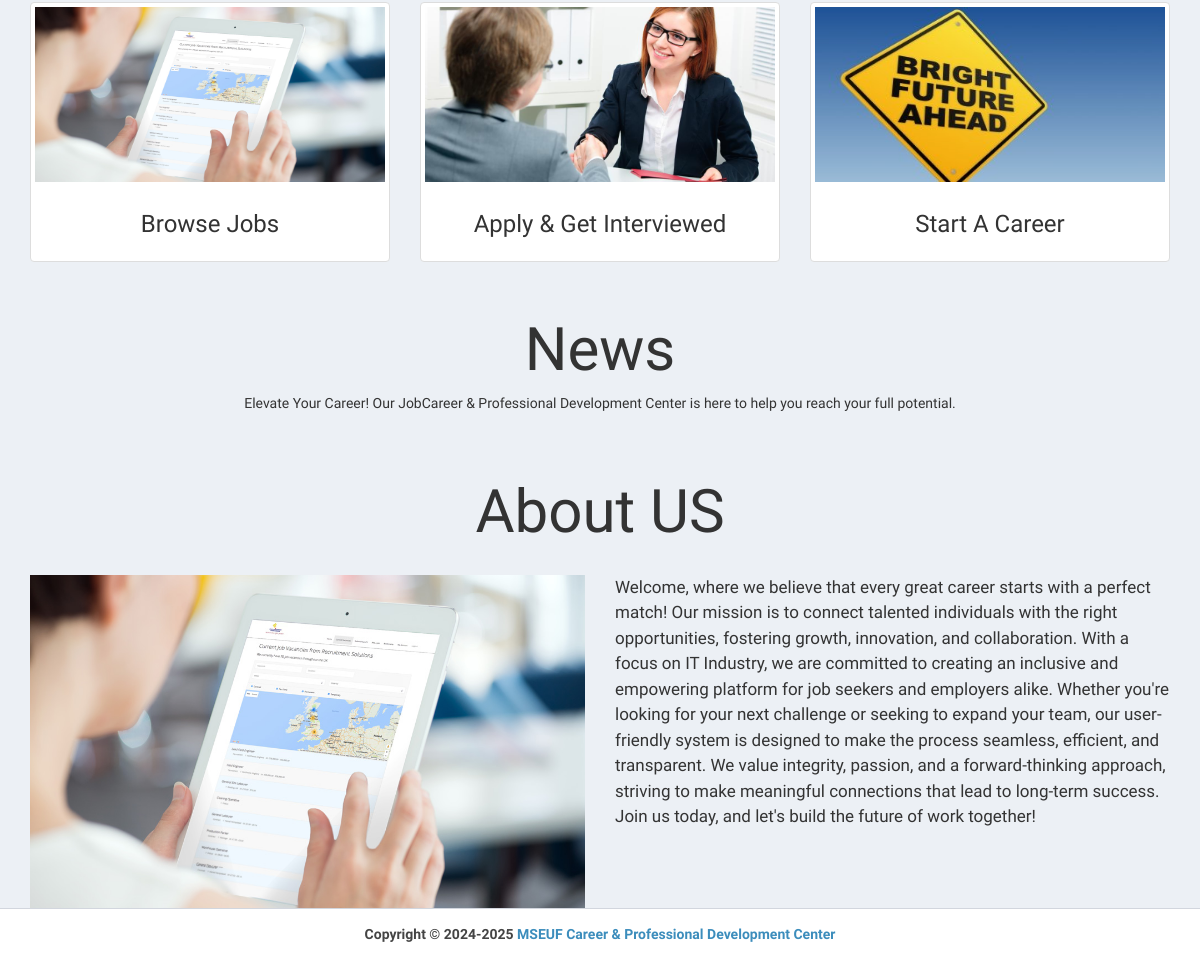
Before: / (lower part) with the older database file.
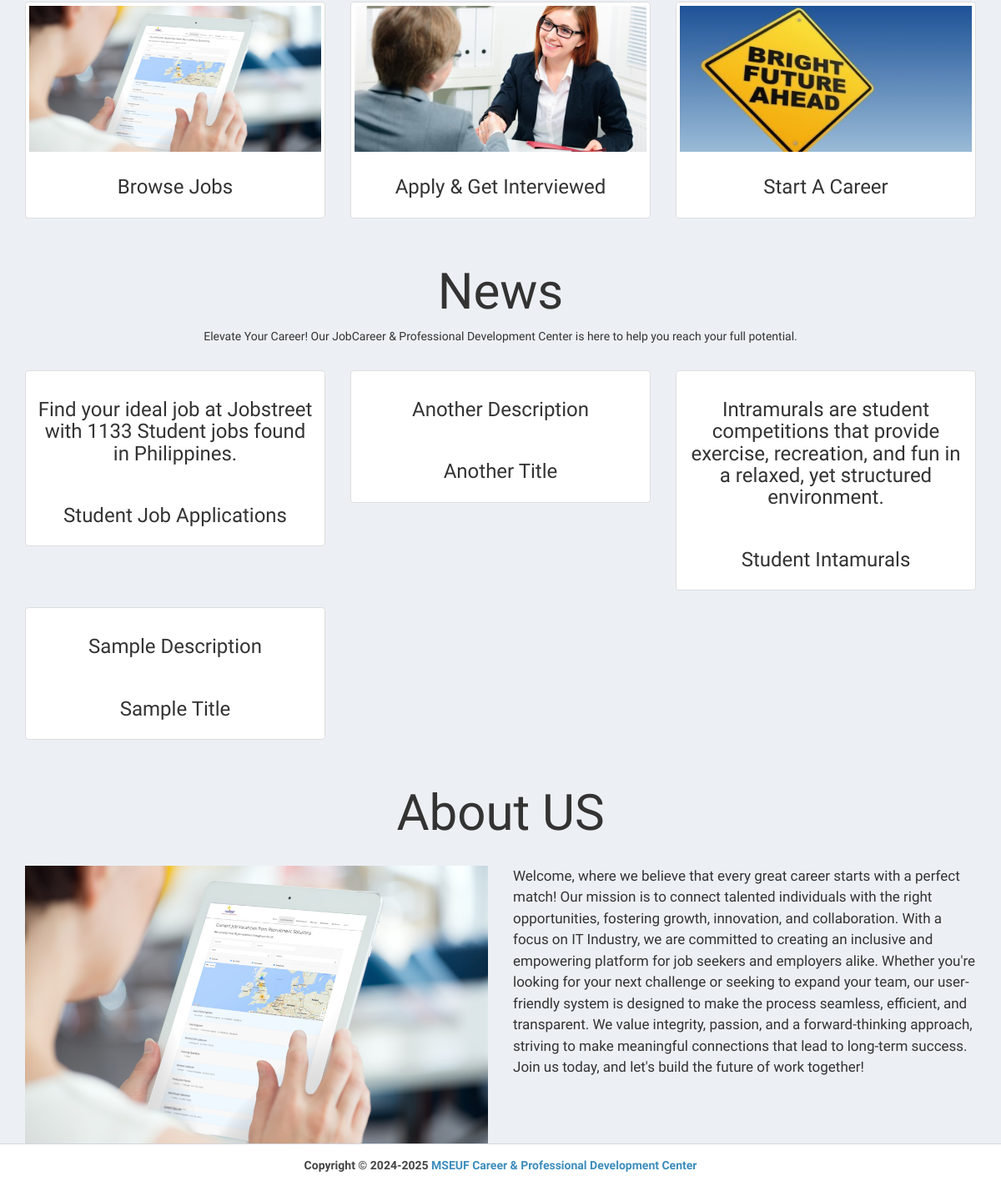
After: the same page with the newer database file.
### tables this page shows
CREATE TABLE `news` (
  `id` int(11) NOT NULL,
  `description` varchar(255) DEFAULT NULL,
  `title` varchar(255) DEFAULT NULL,
  `datecreated` timestamp NOT NULL DEFAULT current_timestamp()
);

### index.php (the view, shortened to what this page needs)
<?php
require_once("db.php");
?>
<!DOCTYPE html>
<html>
<head>
  <link rel="stylesheet" href="https://cdnjs.cloudflare.com/ajax/libs/twitter-bootstrap/3.3.7/css/bootstrap.min.css">
  <link rel="stylesheet" href="https://cdnjs.cloudflare.com/ajax/libs/font-awesome/4.7.0/css/font-awesome.min.css">
  <link rel="stylesheet" href="https://cdnjs.cloudflare.com/ajax/libs/ionicons/2.0.1/css/ionicons.min.css">
  <link rel="stylesheet" href="css/AdminLTE.min.css">
  <link rel="stylesheet" href="css/_all-skins.min.css">
  <link rel="stylesheet" href="css/customs.css">
</head>
<body class="hold-transition sidebar-mini">
<div class="wrapper">
  <div class="content-wrapper" style="margin-left: 0px;">
    <section id="candidates" class="content-header">
      <div class="container">
        <div class="row">
          <div class="col-sm-4 col-md-4">
            <div class="thumbnail candidate-img">
              <img src="img/browse.jpg" alt="Browse Jobs">
              <div class="caption">
                <h3 class="text-center">Browse Jobs</h3>
              </div>
            </div>
          </div>
          <div class="col-sm-4 col-md-4">
            <div class="thumbnail candidate-img">
              <img src="img/interviewed.jpeg" alt="Apply & Get Interviewed">
              <div class="caption">
                <h3 class="text-center">Apply & Get Interviewed</h3>
              </div>
            </div>
          </div>
          <div class="col-sm-4 col-md-4">
            <div class="thumbnail candidate-img">
              <img src="img/career.jpg" alt="Start A Career">
              <div class="caption">
                <h3 class="text-center">Start A Career</h3>
              </div>
            </div>
          </div>
        </div>
      </div>
    </section>
    <section id="company" class="content-header">
      <div class="container">
        <div class="row">
          <div class="col-md-12 text-center latest-job margin-bottom-20">
            <h1>News</h1>
            <p>Elevate Your Career! Our JobCareer & Professional Development Center is here to help you reach your full potential.</p>
          </div>
        </div>
        <div class="row">
        <?php
          $sql = "SELECT * FROM news Order By Rand() Limit 6";
          $result = $conn->query($sql);
          if($result->num_rows > 0) {
            while($row = $result->fetch_assoc())
            {
             ?>
          <div class="col-sm-4 col-md-4">
            <div class="thumbnail company-img">
              <div class="caption">
                <h3 class="text-center"><?php echo $row['description']; ?></h3>
              </div>
              <div class="caption">
                <h3 class="text-center"><?php echo $row['title']; ?></h3>
              </div>
            </div>
          </div>
          <?php
            }
            }
          ?>
        </div>
      </div>
    </section>
    <section id="about" class="content-header">
      <div class="container">
        <div class="row">
          <div class="col-md-12 text-center latest-job margin-bottom-20">
            <h1>About US</h1>
          </div>
        </div>
        <div class="row">
          <div class="col-md-6">
            <img src="img/browse.jpg" class="img-responsive">
          </div>
          <div class="col-md-6 about-text margin-bottom-20">
            <p>
            Welcome, where we believe that every great career starts with a perfect match! Our mission is to connect talented individuals with the right opportunities, fostering growth, innovation, and collaboration.
With a focus on IT Industry, we are committed to creating an inclusive and empowering platform for job seekers and employers alike. Whether you're looking for your next challenge or seeking to expand your team, our user-friendly system is designed to make the process seamless, efficient, and transparent.
We value integrity, passion, and a forward-thinking approach, striving to make meaningful connections that lead to long-term success. Join us today, and let's build the future of work together!
            </p>
          </div>
        </div>
      </div>
    </section>
  </div>
  <footer class="main-footer" style="margin-left: 0px;">
  <div class="text-center">
      <strong>Copyright &copy; 2024-2025 <a>MSEUF Career & Professional Development Center
    </div>
  </footer>
</div>
</body>
</html>

### css/customs.css (style rules this page uses)
.latest-job { line-height: 150%; }
.latest-job > h1 { font-size: 60px; }
.candidate-img > img { width: 350px; height: 175px; }
.about-text > p { font-size: 17px; line-height: 150%; }
.margin-bottom-20 { margin-bottom: 20px; }

Changed rows visible on the page:
added news: description "Find your ideal job at Jobstreet with 1133 Student jobs found in Philippines.", title "Student Job Applications"
added news: description "Another Description", title "Another Title"
added news: description "Intramurals are student competitions that provide exercise, recreation, and fun in a relaxed, yet structured environment.", title "Student Intamurals"
added news: description "Sample Description", title "Sample Title"
